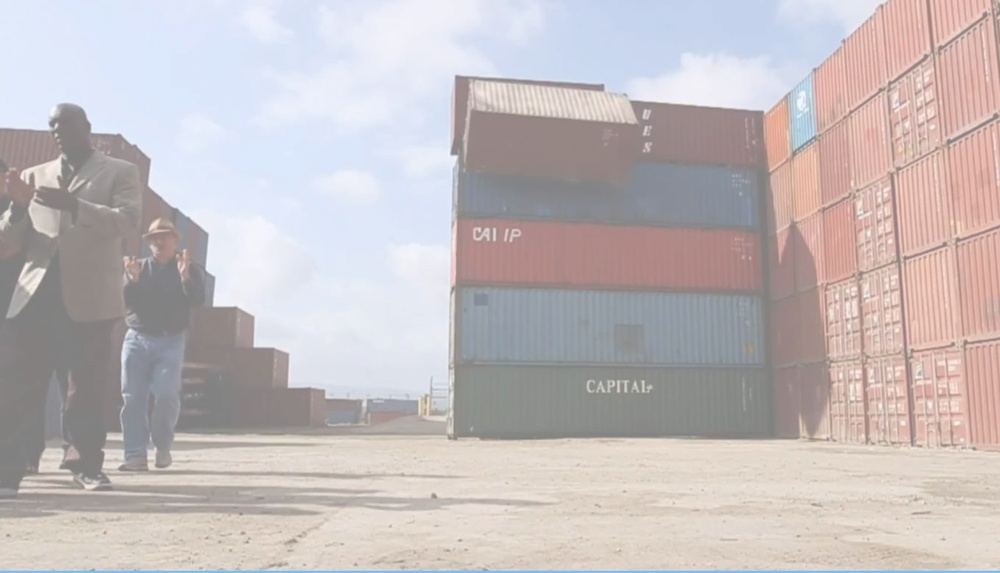
#> input picture cla/2.jpg, 1000 x 573 px, shrunk from 1359 x 779 before the run, found by its file name
$ python clahe.py
#> lines starting #> are read from the running program, lines starting #| are printed output that depends on the picture
import cv2 # 导入OpenCV库
from matplotlib import pyplot as plt # 导入matplotlib库的pyplot模块
import time # 导入time库

tic = time.time() # 记录开始时间
image = cv2.imread(r'C:\Users\Administrator\Desktop\test\cla\2.jpg', cv2.IMREAD_COLOR) # 以彩色模式读取图片
#> image is the input picture: shape (573, 1000, 3); mean B, G, R 188.5, 187.5, 195.3
b, g, r = cv2.split(image) # 将图片分割为三个通道
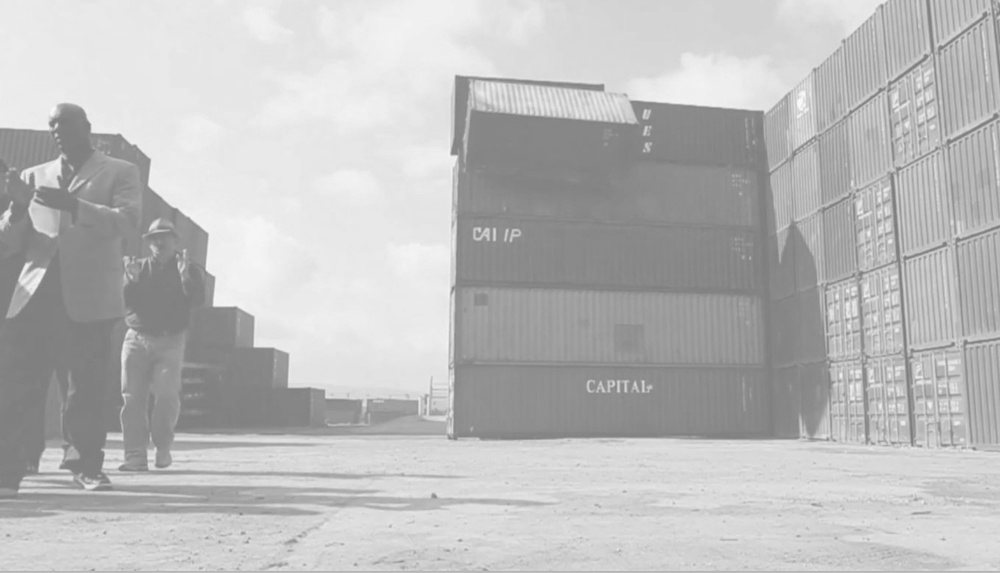
#> g: shape (573, 1000); min 123, max 251, mean 187.5
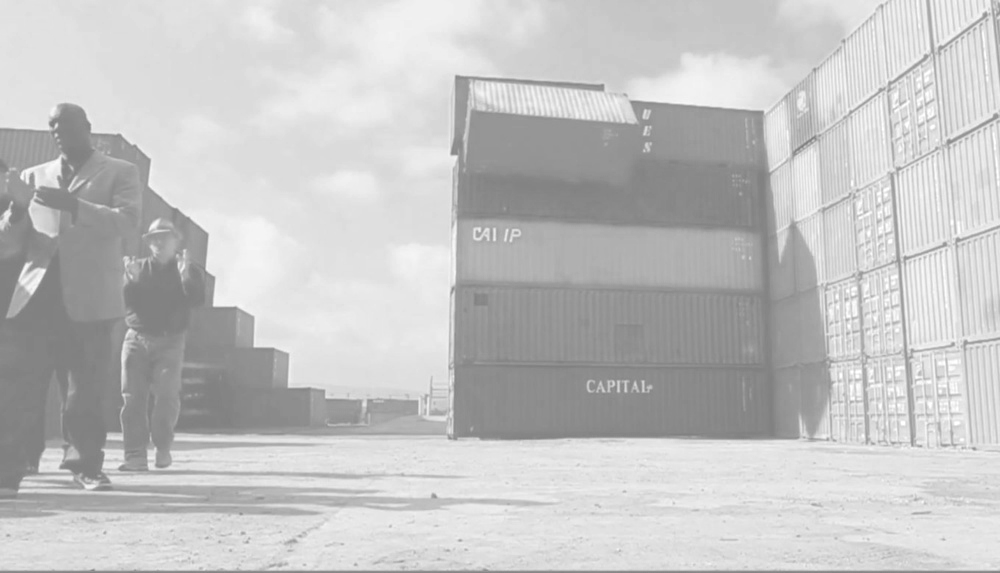
#> r: shape (573, 1000); min 123, max 255, mean 195.3
clahe = cv2.createCLAHE(clipLimit=2.0, tileGridSize=(8, 8)) # 创建一个CLAHE对象，设置裁剪限制为2.0，网格大小为8x8
b = clahe.apply(b) # 对蓝色通道应用CLAHE
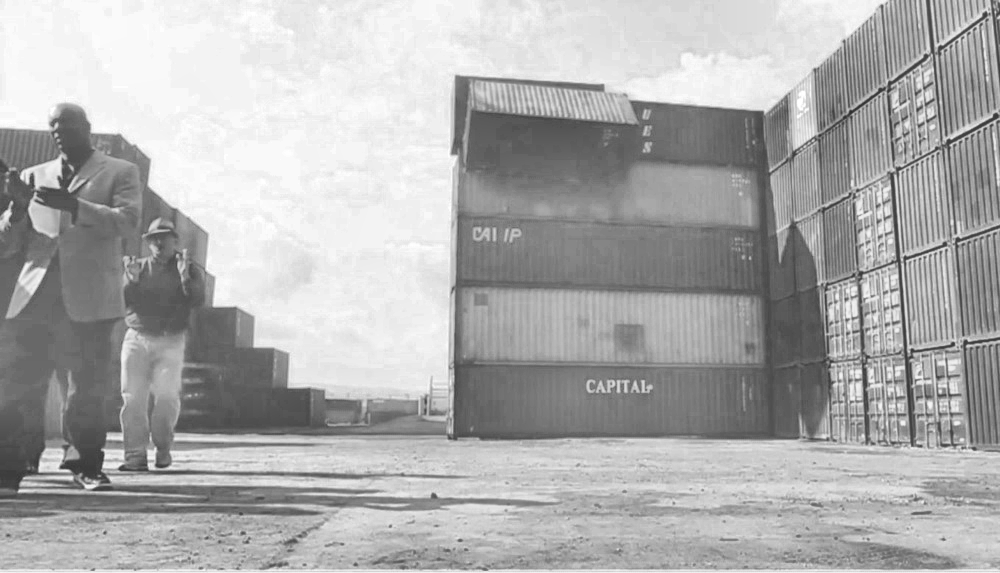
#> b: shape (573, 1000); min 46, max 255, mean 173.2
g = clahe.apply(g) # 对绿色通道应用CLAHE
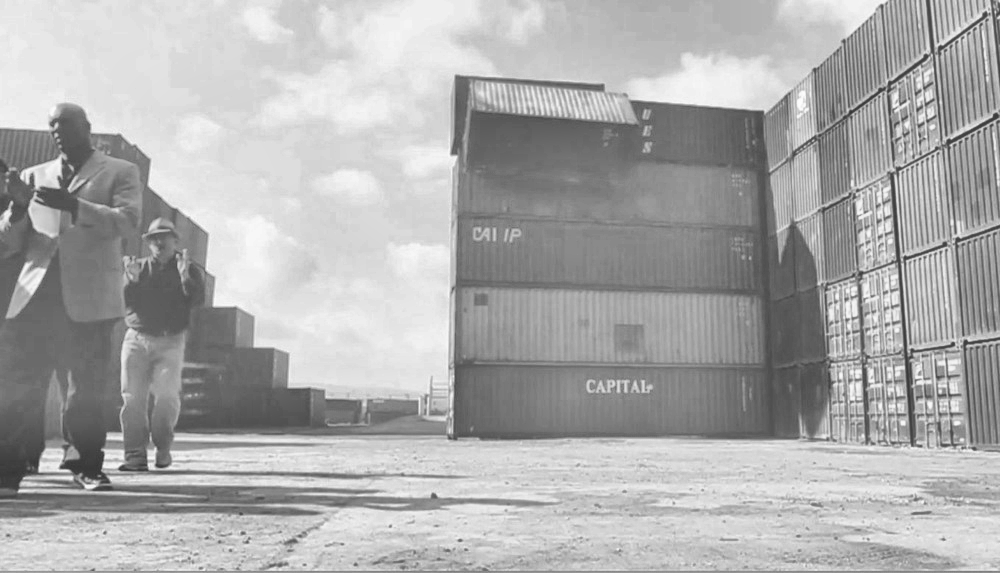
#> g: shape (573, 1000); min 52, max 253, mean 171.9
r = clahe.apply(r) # 对红色通道应用CLAHE
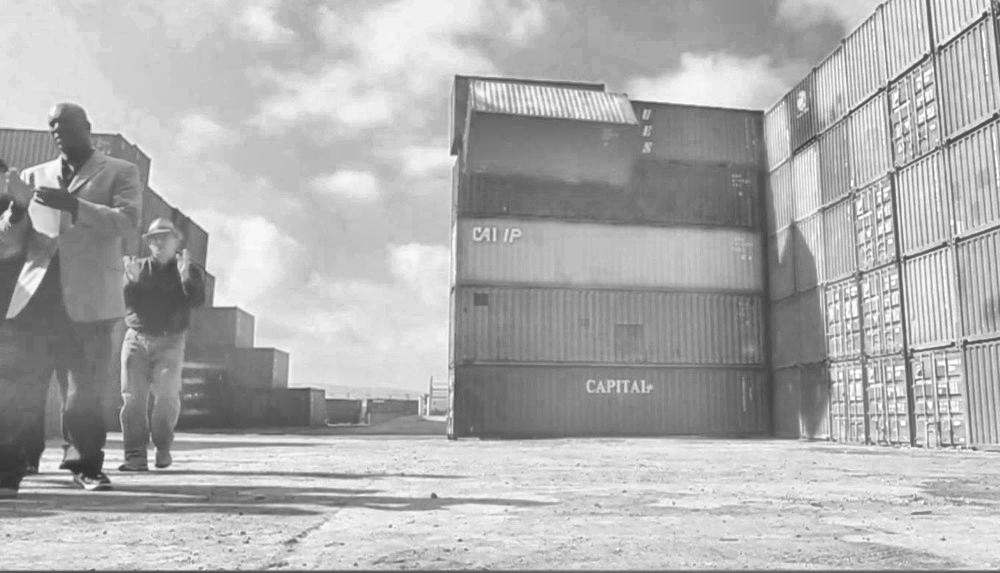
#> r: shape (573, 1000); min 49, max 255, mean 175
image = cv2.merge([b, g, r]) # 将三个通道合并为一个图片
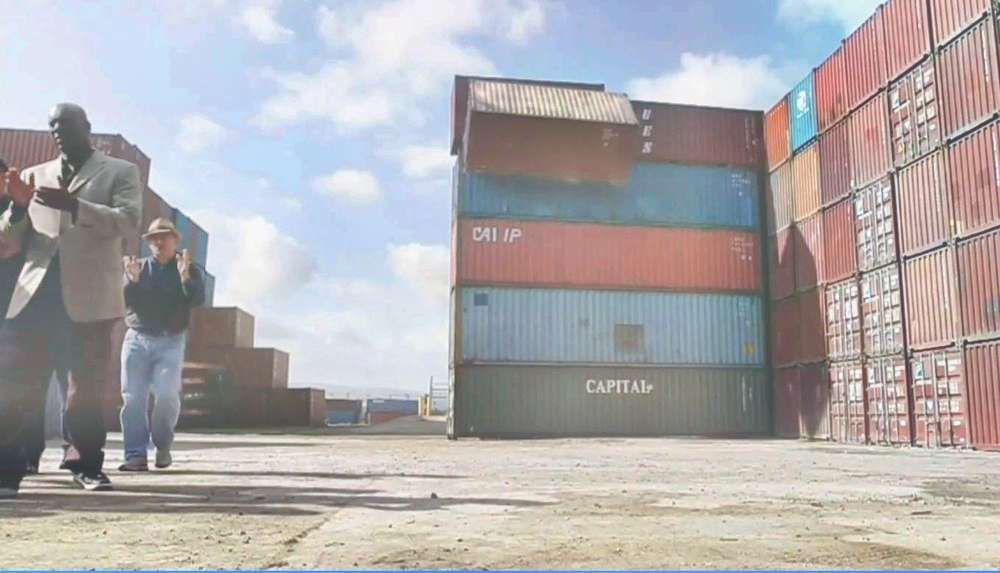
#> image: shape (573, 1000, 3); mean B, G, R 173.2, 171.9, 175
ycrcb = cv2.cvtColor(image, cv2.COLOR_BGR2YCR_CB)  # 将RGB图像转换为YCbCr空间中
#> ycrcb: shape (573, 1000, 3); mean of channels 0, 1, 2 172.9, 129.4, 128.1
Y = ycrcb[:, :, 0] # 提取亮度分量
hist = cv2.calcHist([Y], [0], None, [256], [0, 255]) # 计算亮度分量的直方图
#> hist = 256 values, max 9450 at index 223, min 0 at index 0, mean 2238.3
toc = time.time() # 记录结束时间
print('Using time is', toc - tic) # 打印使用时间
plt.plot(hist, 'k') # 用黑色线条绘制直方图
plt.show() # 显示绘制的图像
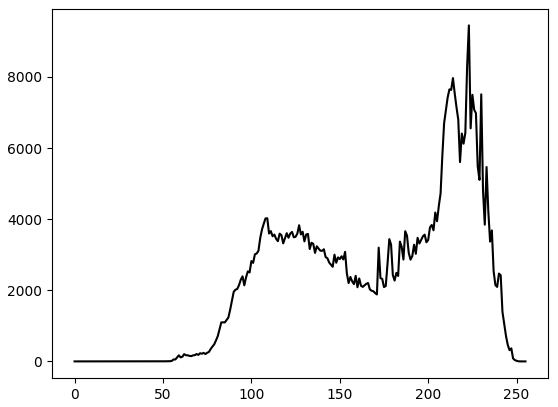
#> figure drawn by matplotlib, 1 panel; curve peaks at x = 223, y = 9450
cv2.imshow(r'clbd.jpg', image) # 显示经过CLAHE处理的图片
cv2.imwrite(r'C:\Users\Administrator\Desktop\test\cla\rs\2.jpg', image) # 将处理后的图片保存到指定路径
cv2.waitKey(0) # 等待用户按键
cv2.destroyAllWindows() # 销毁所有窗口
